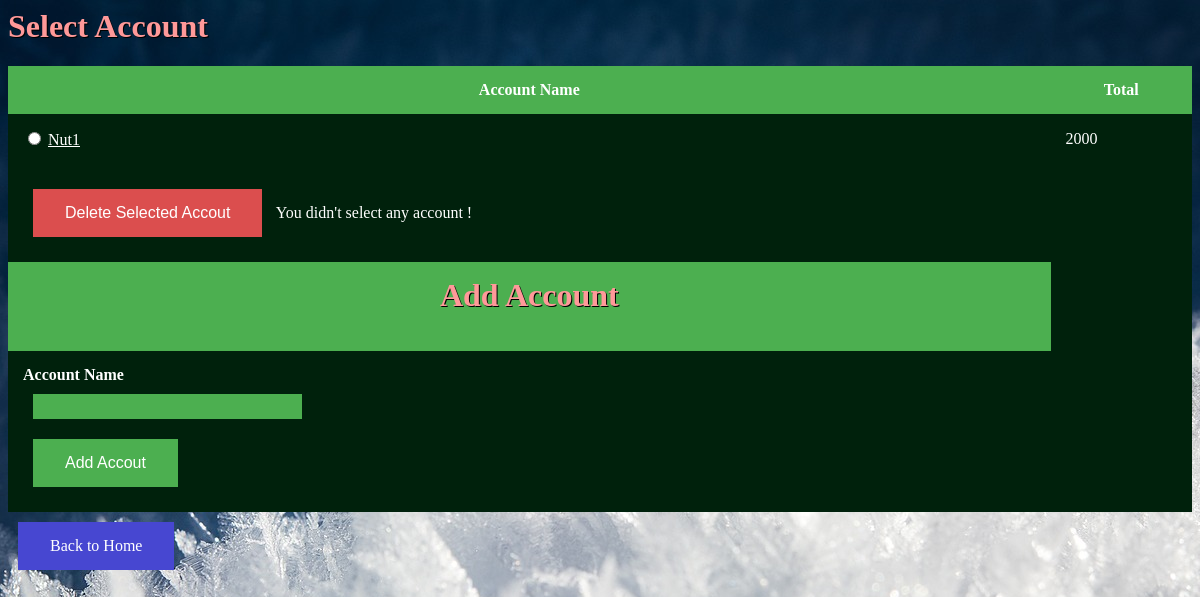
The page /account/delaccount on the database as committed earlier.
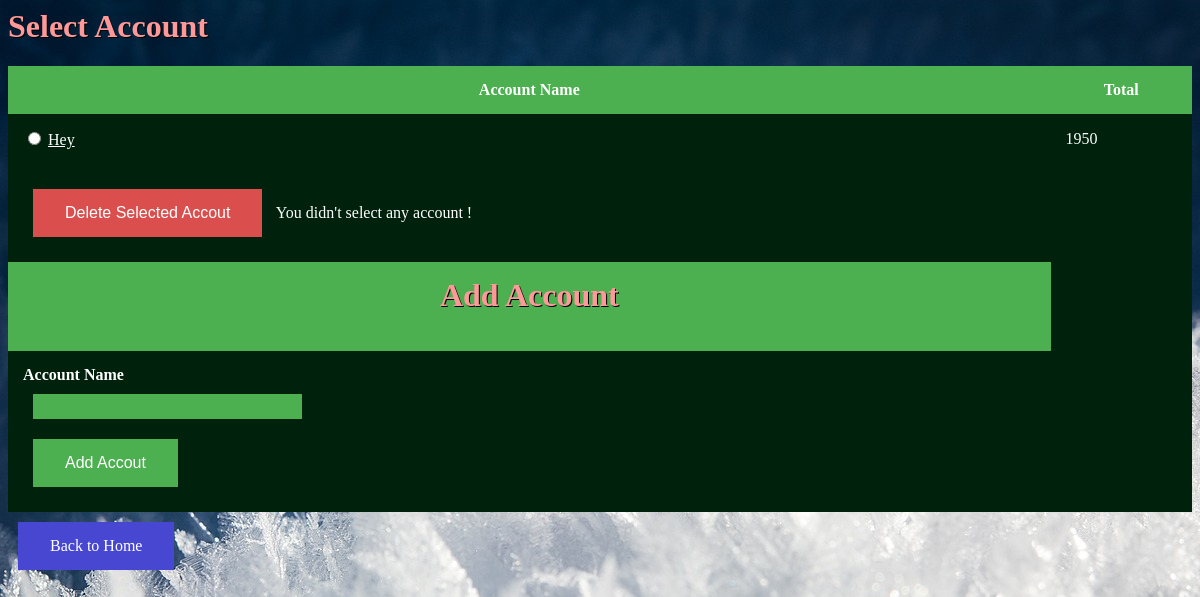
The same page on the database as committed later.
### account/models.py (models this page shows, shortened)
class Account(models.Model):
    account_name = models.CharField(max_length=200)
    total = models.IntegerField(default=0)

### account/views.py (the view)
def del_account(request):
    error_msg = ""
    try:
        get_id = request.POST['account_id']
    except:
        error_msg = "You didn't select any account !"
    else:
        a = Account.objects.get(id=get_id)
        a.delete()
    account_list = Account.objects.order_by('-account_name')[:5]
    return render(request,'account/index.html',{'account_list':account_list,'error_msg':error_msg})

### account/templates/account/index.html (shortened to what this page needs)
{% load static %}
<head>
<link rel="stylesheet" type="text/css" href="{% static 'account/style.css' %}" />
</head>
<body>
<table>
<center>
{% if account_list %}
    <tr><h1>Select Account</h1></tr>
    <tr><th>Account Name</th><th>Total</th></tr>
    <form action="{% url 'account:del_account' %}" method="post">
    {% for a in account_list %}
        <tr><td><input type="radio" name="account_id" value="{{ a.id }}" />
        <a href="{% url 'account:detail' a.id %}">{{ a.account_name }}</td>
        <td>{{ a.total }}</td></tr></a>
    {% endfor %}
<tr><td><input type="submit" class="button" style="background-color:#db4e4e;" value="Delete Selected Accout" /> {{ error_msg }}</td></tr>
</form>
{% else %}
    <p>No account are available.</p>
{% endif %}
<form action="{% url 'account:add_account' %}" method="post">
<th><h1>Add Account</h1></th>
<tr>
<td>
<b>Account Name
<br>
<input type="text" class="textinput" name="account_name"/><br>
<input type="submit" class="button" value="Add Accout" />
</form></td>
</table>
<a href="{% url 'index' %}" class="button" style="background-color:#4747d1;">Back to Home</a>
</body>

Rows that differ between the two databases and show on the page:
changed Account: account_name "Nut1" → "Hey"; total "2000" → "1950"
